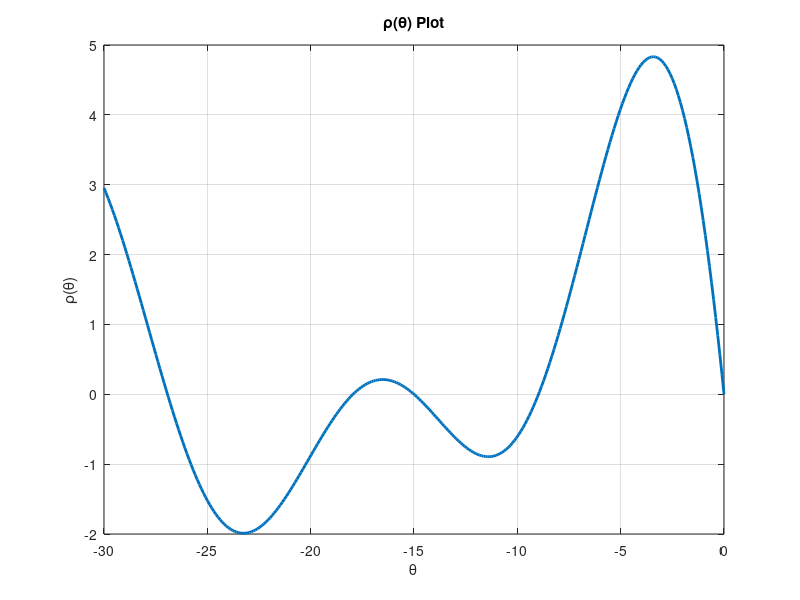

MATLAB code to generate this figure:
clearvars;
close all;
clc;
theta_range = linspace(-30, 0, 300);  % Create a time vector from 0 to 2*pi

% Parametric equations for x and y coordinates
alpha = 6; gamma = 20; beta = 5; w = 0.35;  
rho = @(theta) - alpha * log(gamma./(beta + abs(theta))) .* sin(w * theta);  % Adjust the amplitude as needed


% psi = diff(y)./diff(x);
% psi = [psi(1), psi];

rho_val = rho(theta_range);

% Plot the function
figure;
plot(theta_range, rho_val, 'LineWidth', 2);
title('\rho(\theta) Plot');
xlabel('\theta');
ylabel('\rho(\theta)');
grid on;


